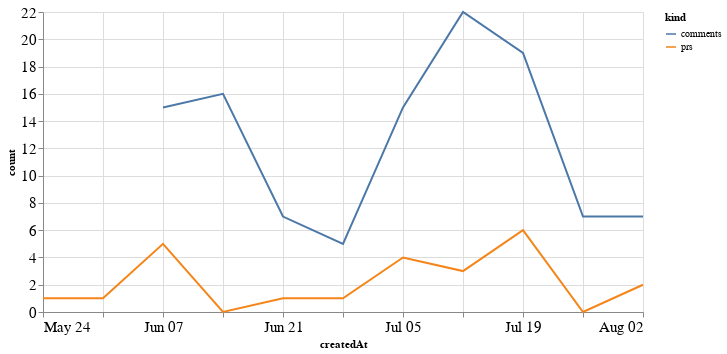

The code cell stored with this chart in its notebook:
### Code cell
alt.Chart(total_time, width=600).mark_line().encode(
    x='createdAt',
    y='count',
    color='kind'
)

### Figure 1 — Vega-Lite specification as saved in the notebook (floating-point values rounded to 4 significant figures)
{"config": {"axisLeft": {"labelFontSize": 15}, "axisBottom": {"labelFontSize": 15}}, "data": {"name": "data-6bce133342f4f00644153d32e1c18562"}, "mark": "line", "encoding": {"color": {"type": "nominal", "field": "kind"}, "x": {"type": "temporal", "field": "createdAt"}, "y": {"type": "quantitative", "field": "count"}}, "width": 600, "$schema": "https://vega.github.io/schema/vega-lite/v4.8.1.json", "datasets": {"data-6bce133342f4f00644153d32e1c18562": [{"createdAt": "2020-05-24T00:00:00", "kind": "prs", "count": 1.0}, {"createdAt": "2020-05-31T00:00:00", "kind": "prs", "count": 1.0}, {"createdAt": "2020-06-07T00:00:00", "kind": "prs", "count": 5.0}, {"createdAt": "2020-06-14T00:00:00", "kind": "prs", "count": 0.0}, {"createdAt": "2020-06-21T00:00:00", "kind": "prs", "count": 1.0}, {"createdAt": "2020-06-28T00:00:00", "kind": "prs", "count": 1.0}, {"createdAt": "2020-07-05T00:00:00", "kind": "prs", "count": 4.0}, {"createdAt": "2020-07-12T00:00:00", "kind": "prs", "count": 3.0}, {"createdAt": "2020-07-19T00:00:00", "kind": "prs", "count": 6.0}, {"createdAt": "2020-07-26T00:00:00", "kind": "prs", "count": 0.0}, {"createdAt": "2020-08-02T00:00:00", "kind": "prs", "count": 2.0}, {"createdAt": "2020-05-24T00:00:00", "kind": "comments", "count": null}, {"createdAt": "2020-05-31T00:00:00", "kind": "comments", "count": null}, {"createdAt": "2020-06-07T00:00:00", "kind": "comments", "count": 15.0}, {"createdAt": "2020-06-14T00:00:00", "kind": "comments", "count": 16.0}, {"createdAt": "2020-06-21T00:00:00", "kind": "comments", "count": 7.0}, {"createdAt": "2020-06-28T00:00:00", "kind": "comments", "count": 5.0}, {"createdAt": "2020-07-05T00:00:00", "kind": "comments", "count": 15.0}, {"createdAt": "2020-07-12T00:00:00", "kind": "comments", "count": 22.0}, {"createdAt": "2020-07-19T00:00:00", "kind": "comments", "count": 19.0}, {"createdAt": "2020-07-26T00:00:00", "kind": "comments", "count": 7.0}, {"createdAt": "2020-08-02T00:00:00", "kind": "comments", "count": 7.0}]}}
